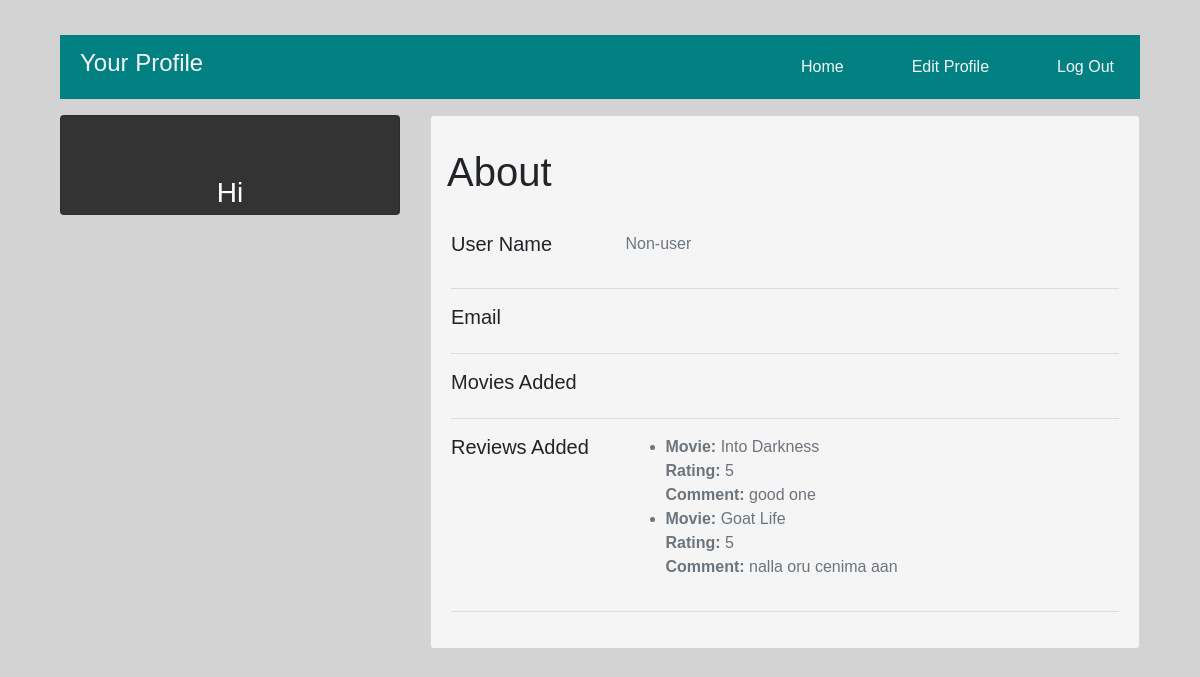
The page /profile/ (signed in) on the database its author committed.
### finalapp/models.py (models this page shows, shortened)
class Review(models.Model):
    movie = models.ForeignKey(Movie, on_delete=models.CASCADE)
    user = models.ForeignKey(User, on_delete=models.SET_NULL, null=True, blank=True)
    rating = models.IntegerField()
    comment = models.TextField()
    created_at = models.DateTimeField(auto_now_add=True)

class Movie(models.Model):
    title = models.CharField(max_length=250, unique=True)
    slug = models.SlugField(max_length=250, unique=True, blank=True)
    poster = models.ImageField(upload_to='posters/')
    description = models.TextField()
    release_date = models.DateField()
    actors = models.TextField()
    category = models.ForeignKey(Category, on_delete=models.CASCADE, null=True, blank=True)  # Changed from ManyToManyField to ForeignKey, made nullable
    trailer_link = models.URLField()
    added_by = models.ForeignKey(User, on_delete=models.CASCADE)
    available = models.BooleanField(default=True)
    created = models.DateField(auto_now_add=True)
    updated = models.DateField(auto_now=True)
    class Meta:
        ordering = ['title']
        verbose_name = "Movie"
        verbose_name_plural = "Moves"

### finalapp/views.py (the view)
# urls.py: path('profile/', views.profile, name='profile'),
@login_required
def profile(request):
    user = request.user
    return render(request, 'profile_1.html', {'user': user})

### templates/profile_1.html (shortened to what this page needs)
{% load static %}
<!DOCTYPE html>
<html lang="en">
<head>
    <link rel="stylesheet" href="https://cdn.jsdelivr.net/npm/bootstrap@4.5.3/dist/css/bootstrap.min.css">
    <link rel="stylesheet" href="{% static 'css/profile.css' %}">
</head>
<body>
<div class="container">
    <div class="main">
        <div class="topbar">
            <div class="topbar-title">
                <h4>Your Profile</h4>
            </div>
            <div class="topbar-links">
                <a href="{% url 'shop:logout' %}">Log Out</a>
                <a href="{% url 'shop:edit_profile' %}" class="mr-3">Edit Profile</a>
                <a href="{% url 'shop:home' %}" class="mr-3">Home</a>
            </div>
        </div>
        <div class="row">
            <div class="col-md-4 mt-3">
                <div class="card text-center sidebar">
                    <div class="card-body">
                        <div class="mt-3">
                            <h3>Hi {{ user.first_name }}</h3>
                        </div>
                    </div>
                </div>
            </div>
            <div class="col-md-8 mt-3">
                <div class="card mb-3 content">
                    <h1 class="m-3 pt-3">About</h1>
                    <div class="card-body">
                        <div class="row">
                            <div class="col-md-3">
                                <h5>User Name</h5>
                            </div>
                            <div class="col-md-9 text-secondary">
                                <p>{{ user.username }}</p>
                            </div>
                        </div>
                        <hr>
                        <div class="row">
                            <div class="col-md-3">
                                <h5>Email</h5>
                            </div>
                            <div class="col-md-9 text-secondary">
                            </div>
                        </div>
                        <hr>
                        <div class="row">
                            <div class="col-md-3">
                                <h5>Movies Added</h5>
                            </div>
                            <div class="col-md-9 text-secondary">
                            </div>
                        </div>
                        <hr>
                        <div class="row">
                            <div class="col-md-3">
                                <h5>Reviews Added</h5>
                            </div>
                            <div class="col-md-9 text-secondary">
                                <ul>
                                    {% for review in user.review_set.all %}
                                    <li>
                                        <strong>Movie:</strong> {{ review.movie.title }}<br>
                                        <strong>Rating:</strong> {{ review.rating }}<br>
                                        <strong>Comment:</strong> {{ review.comment }}
                                    </li>
                                    {% endfor %}
                                </ul>
                            </div>
                        </div>
                        <hr>
                    </div>
                </div>
            </div>
        </div>
    </div>
</div>
</body>
</html>

### static/css/profile.css (style rules this page uses)
body { margin-top: 20px; background-color: lightgray; }
.main { padding: 15px; font-family: Arial, Helvetica, sans-serif; }
.topbar { background-color: teal; overflow: hidden; display: flex; justify-content: space-between; align-items: center; }
.topbar a { float: right; color: whitesmoke; text-align: center; padding: 20px 26px; font-size: 16px; }
.sidebar { background-color: #333; color: white; height: 100px; }
.card { position: relative; display: flex; flex-direction: column; }
.content { background-color: whitesmoke; }
.topbar-title { margin-left: 20px; color: whitesmoke; }

### rows shown on the page
Review: movie "Into Darkness", rating "5", comment "good one"
Review: movie "Goat Life", rating "5", comment "nalla oru cenima aan"

### other values the page prints
{{ user.username }} "Non-user"
